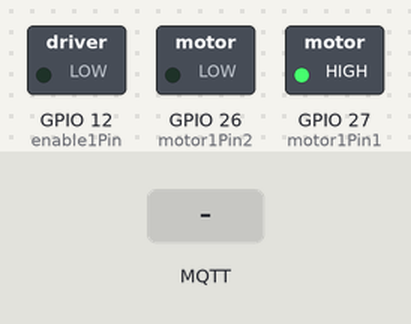
Bench run of a sketch on a simulated ESP32. Shown: switched loads named in the sketch (green lamp = pin HIGH). The test bench sets the inputs (shaded band). WiFi joins after 1.5 s; servers stay silent unless stated; random numbers use the default seed unless the sketch sets one; no MQTT or app messages arrive unless stated; what the sketch prints to the serial monitor is not drawn.

Above: at 2.7 s.
2.8 s: MQTT message "5" arrives on the first subscribed topic
At 3.3 s:
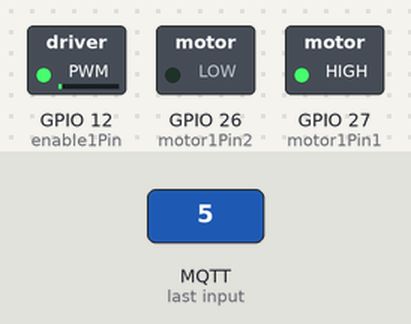
4.3 s: MQTT message "90" arrives on the first subscribed topic
At 5.5 s:
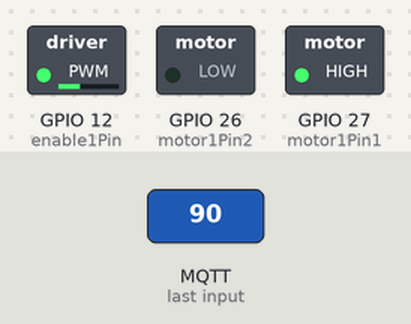
5.8 s: MQTT message "200" arrives on the first subscribed topic
At 6.8 s:
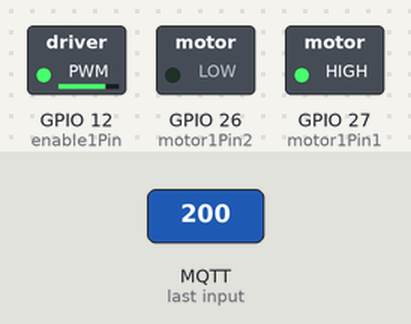
7.3 s: MQTT message "on" arrives on the first subscribed topic
At 7.9 s:
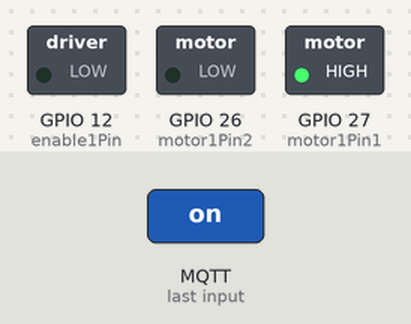
Timing chart, 0 to 9.8 s (numbered marks = the images above; inputs shaded):
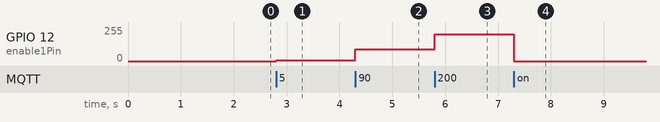

The sketch:

edited.ino
```cpp
#include <WiFi.h>
#include <PubSubClient.h>
#include <Arduino.h>

// --- KONFIGURASI PIN & PWM ---
// Pin Motor
int motor1Pin1 = 27;
int motor1Pin2 = 26;
int enable1Pin = 12; // Pin ini yang akan menerima sinyal PWM

// Properti PWM
const int freq = 30000;       // Frekuensi PWM
const int pwmChannel = 0;     // Channel PWM yang digunakan (0-15)
const int resolution = 8;     // Resolusi 8-bit (nilai 0-255)

// --- KONFIGURASI JARINGAN & MQTT ---
const char* ssid = "HOTSPOT@UPNJATIM.AC.ID"; // Ganti dengan nama WiFi Anda
const char* password = "belanegara";         // Ganti dengan password WiFi Anda

const char* mqttServer = "broker.emqx.io"; // Broker MQTT publik
const int mqttPort = 1883;
const char* mqttTopic = "kontrolbas/pwm"; // Topik untuk menerima nilai PWM

// --- INISIALISASI ---
WiFiClient espClient;
PubSubClient client(espClient);

void setup() {
  Serial.begin(115200);

  // Atur pin motor sebagai OUTPUT
  pinMode(motor1Pin1, OUTPUT);
  pinMode(motor1Pin2, OUTPUT);
  pinMode(enable1Pin, OUTPUT);

  // Konfigurasi fungsi PWM
  ledcSetup(pwmChannel, freq, resolution);

  // Hubungkan channel PWM ke pin GPIO (enable1Pin)
  ledcAttachPin(enable1Pin, pwmChannel);

  // Atur arah putaran motor default (misalnya, maju)
  // Anda bisa mengubah ini ke LOW dan HIGH untuk arah sebaliknya
  digitalWrite(motor1Pin1, HIGH);
  digitalWrite(motor1Pin2, LOW);

  // Hubungkan ke WiFi
  connectToWiFi();

  // Hubungkan ke Broker MQTT
  client.setServer(mqttServer, mqttPort);
  client.setCallback(receivedCallback); // Atur fungsi callback
  connectToMQTT();
}

// --- FUNGSI UTAMA ---
void loop() {
  // Jika koneksi MQTT terputus, coba sambungkan kembali
  if (!client.connected()) {
    connectToMQTT();
  }
  // Menjaga koneksi dan memproses pesan masuk
  client.loop();
}

// --- FUNGSI PENDUKUNG ---

/**
 * @brief Fungsi ini dipanggil setiap kali ada pesan masuk dari topik MQTT yang di-subscribe.
 * @param topic Topik dari pesan yang masuk.
 * @param payload Isi pesan (data).
 * @param length Panjang pesan.
 */
void receivedCallback(char* topic, byte* payload, unsigned int length) {
  Serial.print("Pesan diterima dari topik: ");
  Serial.println(topic);

  // Buat variabel untuk menampung pesan
  String message = "";
  for (int i = 0; i < length; i++) {
    message += (char)payload[i];
  }
  Serial.print("Isi Pesan: ");
  Serial.println(message);

  // Ubah pesan (String) menjadi angka (integer)
  int pwmValue = message.toInt();

  // Validasi nilai PWM agar berada dalam rentang 0-255
  if (pwmValue < 0) {
    pwmValue = 0;
  } else if (pwmValue > 255) {
    pwmValue = 255;
  }

  Serial.print("Mengatur PWM ke: ");
  Serial.println(pwmValue);

  // Tulis nilai PWM ke motor
  ledcWrite(pwmChannel, pwmValue);
}

/**
 * @brief Menghubungkan ESP32 ke jaringan WiFi.
 */
void connectToWiFi() {
  Serial.print("Menghubungkan ke WiFi: ");
  Serial.println(ssid);
  WiFi.begin(ssid, password);
  while (WiFi.status() != WL_CONNECTED) {
    delay(500);
    Serial.print(".");
  }
  Serial.println("\nWiFi terhubung!");
  Serial.print("Alamat IP: ");
  Serial.println(WiFi.localIP());
}

/**
 * @brief Menghubungkan ESP32 ke broker MQTT.
 */
void connectToMQTT() {
  while (!client.connected()) {
    Serial.print("Mencoba koneksi ke MQTT broker...");
    // Coba hubungkan dengan sebuah client ID unik
    String clientId = "ESP32Client-";
    clientId += String(random(0xffff), HEX);

    if (client.connect(clientId.c_str())) {
      Serial.println("Terhubung!");
      // Subscribe ke topik untuk menerima data
      client.subscribe(mqttTopic);
      Serial.print("Subscribe ke topik: ");
      Serial.println(mqttTopic);
    } else {
      Serial.print("Gagal, rc=");
      Serial.print(client.state());
      Serial.println(" Coba lagi dalam 5 detik");
      delay(5000);
    }
  }
}
```

Measured:
- after the input at 2.8 s, GPIO 12 (enable1Pin): 0/255 → 5/255 at once
- after the input at 4.3 s, GPIO 12 (enable1Pin): 5/255 → 90/255 at once
- after the input at 5.8 s, GPIO 12 (enable1Pin): 90/255 → 199/255 at once
- after the input at 7.3 s, GPIO 12 (enable1Pin): 199/255 → 0/255 at once
